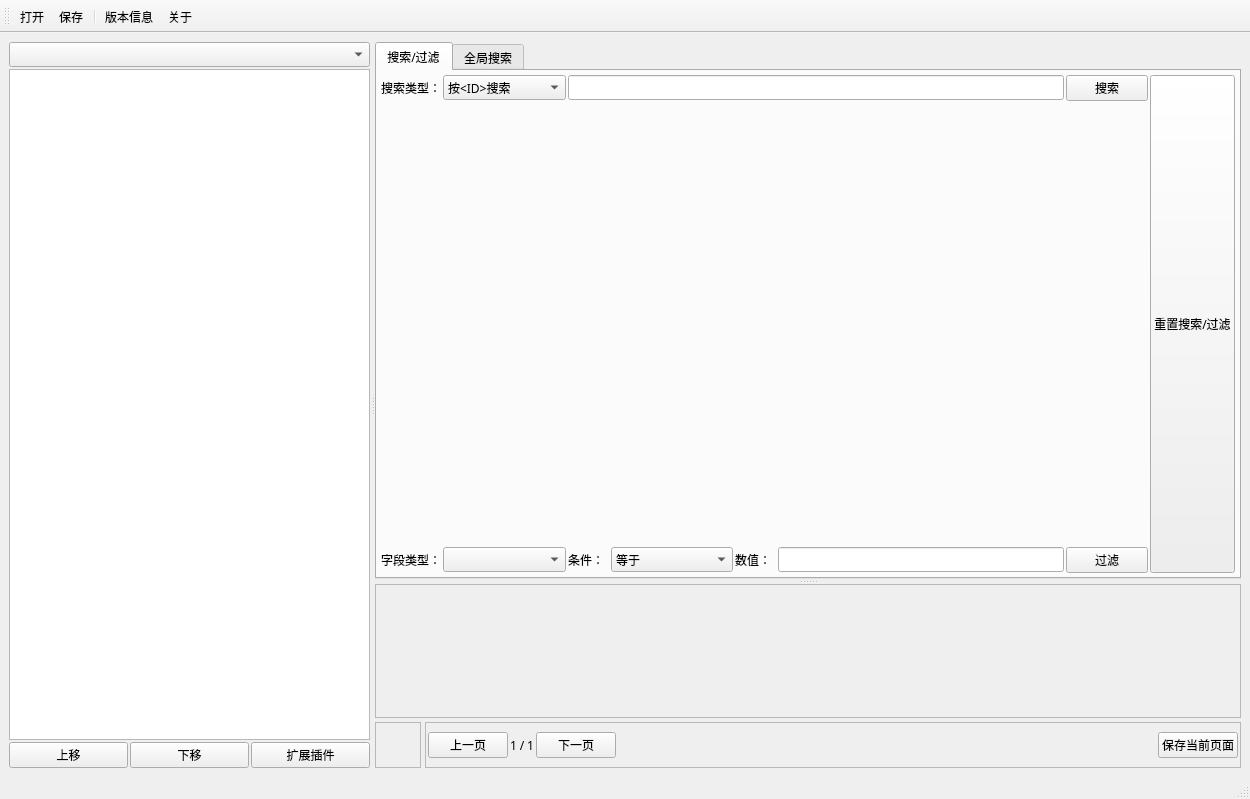
<?xml version="1.0" encoding="UTF-8"?>
<ui version="4.0">
 <class>MainWindow</class>
 <widget class="QMainWindow" name="MainWindow">
  <property name="geometry">
   <rect>
    <x>0</x>
    <y>0</y>
    <width>1250</width>
    <height>799</height>
   </rect>
  </property>
  <property name="font">
   <font>
    <family>微软雅黑</family>
    <pointsize>9</pointsize>
   </font>
  </property>
  <property name="windowTitle">
   <string>MainWindow</string>
  </property>
  <widget class="QWidget" name="centralwidget">
   <layout class="QVBoxLayout" name="verticalLayout_4">
    <item>
     <widget class="QSplitter" name="m_splitter_x">
      <property name="orientation">
       <enum>Qt::Horizontal</enum>
      </property>
      <property name="handleWidth">
       <number>5</number>
      </property>
      <widget class="QWidget" name="verticalLayoutWidget">
       <layout class="QGridLayout" name="gridLayout_2">
        <property name="spacing">
         <number>2</number>
        </property>
        <item row="3" column="0">
         <widget class="QPushButton" name="m_But_CopyAdd">
          <property name="toolTip">
           <string>复制增加，支持勾选多行增加</string>
          </property>
          <property name="text">
           <string>上移</string>
          </property>
         </widget>
        </item>
        <item row="3" column="2">
         <widget class="QPushButton" name="m_But_Tool">
          <property name="text">
           <string>扩展插件</string>
          </property>
         </widget>
        </item>
        <item row="2" column="0" colspan="3">
         <widget class="QTableView" name="m_TabVw_HugeSectionData"/>
        </item>
        <item row="0" column="0" colspan="3">
         <widget class="QComboBox" name="m_ComBox_HugeSectionName">
          <property name="maxVisibleItems">
           <number>35</number>
          </property>
         </widget>
        </item>
        <item row="3" column="1">
         <widget class="QPushButton" name="m_But_PitchCopyAdd">
          <property name="text">
           <string>下移</string>
          </property>
         </widget>
        </item>
       </layout>
      </widget>
      <widget class="QWidget" name="verticalLayoutWidget_2">
       <layout class="QGridLayout" name="gridLayout_4" rowstretch="95,5" columnstretch="5,95">
        <property name="spacing">
         <number>4</number>
        </property>
        <item row="1" column="1">
         <widget class="QScrollArea" name="scrollArea_2">
          <property name="maximumSize">
           <size>
            <width>16777215</width>
            <height>46</height>
           </size>
          </property>
          <property name="verticalScrollBarPolicy">
           <enum>Qt::ScrollBarAlwaysOff</enum>
          </property>
          <property name="horizontalScrollBarPolicy">
           <enum>Qt::ScrollBarAlwaysOff</enum>
          </property>
          <property name="widgetResizable">
           <bool>true</bool>
          </property>
          <widget class="QWidget" name="scrollAreaWidgetContents_2">
           <property name="geometry">
            <rect>
             <x>0</x>
             <y>0</y>
             <width>820</width>
             <height>44</height>
            </rect>
           </property>
           <layout class="QGridLayout" name="gridLayout_5">
            <property name="leftMargin">
             <number>2</number>
            </property>
            <property name="topMargin">
             <number>2</number>
            </property>
            <property name="rightMargin">
             <number>2</number>
            </property>
            <property name="bottomMargin">
             <number>2</number>
            </property>
            <property name="horizontalSpacing">
             <number>2</number>
            </property>
            <property name="verticalSpacing">
             <number>0</number>
            </property>
            <item row="0" column="0">
             <widget class="QPushButton" name="m_But_UpPage">
              <property name="minimumSize">
               <size>
                <width>27</width>
                <height>0</height>
               </size>
              </property>
              <property name="text">
               <string>上一页</string>
              </property>
             </widget>
            </item>
            <item row="0" column="7">
             <widget class="QPushButton" name="pushButton">
              <property name="minimumSize">
               <size>
                <width>27</width>
                <height>0</height>
               </size>
              </property>
              <property name="text">
               <string>保存当前页面</string>
              </property>
             </widget>
            </item>
            <item row="0" column="2">
             <widget class="QLabel" name="label_2">
              <property name="text">
               <string>/</string>
              </property>
              <property name="alignment">
               <set>Qt::AlignCenter</set>
              </property>
             </widget>
            </item>
            <item row="0" column="5">
             <spacer name="horizontalSpacer">
              <property name="orientation">
               <enum>Qt::Horizontal</enum>
              </property>
              <property name="sizeHint" stdset="0">
               <size>
                <width>40</width>
                <height>20</height>
               </size>
              </property>
             </spacer>
            </item>
            <item row="0" column="1">
             <widget class="QLabel" name="m_Label_MinPage">
              <property name="text">
               <string>1</string>
              </property>
              <property name="alignment">
               <set>Qt::AlignCenter</set>
              </property>
             </widget>
            </item>
            <item row="0" column="3">
             <widget class="QLabel" name="m_Label_MaxPage">
              <property name="text">
               <string>1</string>
              </property>
              <property name="alignment">
               <set>Qt::AlignCenter</set>
              </property>
             </widget>
            </item>
            <item row="0" column="4">
             <widget class="QPushButton" name="m_But_NextPage">
              <property name="minimumSize">
               <size>
                <width>0</width>
                <height>0</height>
               </size>
              </property>
              <property name="text">
               <string>下一页</string>
              </property>
             </widget>
            </item>
           </layout>
          </widget>
         </widget>
        </item>
        <item row="0" column="0" colspan="2">
         <widget class="QSplitter" name="m_splitter_z">
          <property name="sizePolicy">
           <sizepolicy hsizetype="Preferred" vsizetype="Preferred">
            <horstretch>0</horstretch>
            <verstretch>0</verstretch>
           </sizepolicy>
          </property>
          <property name="frameShape">
           <enum>QFrame::NoFrame</enum>
          </property>
          <property name="frameShadow">
           <enum>QFrame::Plain</enum>
          </property>
          <property name="lineWidth">
           <number>2</number>
          </property>
          <property name="orientation">
           <enum>Qt::Vertical</enum>
          </property>
          <property name="handleWidth">
           <number>5</number>
          </property>
          <property name="childrenCollapsible">
           <bool>true</bool>
          </property>
          <widget class="QWidget" name="verticalLayoutWidget_3">
           <layout class="QVBoxLayout" name="verticalLayout_3">
            <item>
             <widget class="QTabWidget" name="tabWidget">
              <property name="sizePolicy">
               <sizepolicy hsizetype="Preferred" vsizetype="Preferred">
                <horstretch>0</horstretch>
                <verstretch>0</verstretch>
               </sizepolicy>
              </property>
              <property name="maximumSize">
               <size>
                <width>16777215</width>
                <height>16777215</height>
               </size>
              </property>
              <property name="currentIndex">
               <number>0</number>
              </property>
              <widget class="QWidget" name="tab_1">
               <property name="sizePolicy">
                <sizepolicy hsizetype="Preferred" vsizetype="Preferred">
                 <horstretch>0</horstretch>
                 <verstretch>0</verstretch>
                </sizepolicy>
               </property>
               <property name="maximumSize">
                <size>
                 <width>16777215</width>
                 <height>16777215</height>
                </size>
               </property>
               <attribute name="title">
                <string>搜索/过滤</string>
               </attribute>
               <layout class="QVBoxLayout" name="verticalLayout_6">
                <property name="spacing">
                 <number>4</number>
                </property>
                <property name="leftMargin">
                 <number>4</number>
                </property>
                <property name="topMargin">
                 <number>4</number>
                </property>
                <property name="rightMargin">
                 <number>4</number>
                </property>
                <property name="bottomMargin">
                 <number>4</number>
                </property>
                <item>
                 <layout class="QGridLayout" name="gridLayout_3" columnstretch="5,15,5,15,5,35,10,10">
                  <property name="spacing">
                   <number>2</number>
                  </property>
                  <item row="0" column="0">
                   <widget class="QLabel" name="label">
                    <property name="text">
                     <string>搜索类型：</string>
                    </property>
                   </widget>
                  </item>
                  <item row="2" column="6">
                   <widget class="QPushButton" name="m_But_Filter">
                    <property name="text">
                     <string>过滤</string>
                    </property>
                   </widget>
                  </item>
                  <item row="2" column="4">
                   <widget class="QLabel" name="label_5">
                    <property name="text">
                     <string>数值：</string>
                    </property>
                   </widget>
                  </item>
                  <item row="0" column="2" colspan="4">
                   <widget class="QLineEdit" name="m_Edit_Search_Contents"/>
                  </item>
                  <item row="2" column="2">
                   <widget class="QLabel" name="label_4">
                    <property name="text">
                     <string>条件：</string>
                    </property>
                   </widget>
                  </item>
                  <item row="2" column="3">
                   <widget class="QComboBox" name="m_ComBo_Filter_Condition">
                    <item>
                     <property name="text">
                      <string>等于</string>
                     </property>
                    </item>
                    <item>
                     <property name="text">
                      <string>大于</string>
                     </property>
                    </item>
                    <item>
                     <property name="text">
                      <string>小于</string>
                     </property>
                    </item>
                    <item>
                     <property name="text">
                      <string>大于等于</string>
                     </property>
                    </item>
                    <item>
                     <property name="text">
                      <string>小于等于</string>
                     </property>
                    </item>
                    <item>
                     <property name="text">
                      <string>包含</string>
                     </property>
                    </item>
                   </widget>
                  </item>
                  <item row="0" column="6">
                   <widget class="QPushButton" name="m_But_Search">
                    <property name="text">
                     <string>搜索</string>
                    </property>
                   </widget>
                  </item>
                  <item row="2" column="5">
                   <widget class="QLineEdit" name="m_Edit_Filter_Contents"/>
                  </item>
                  <item row="2" column="1">
                   <widget class="QComboBox" name="m_ComBo_Filter_Type"/>
                  </item>
                  <item row="0" column="7" rowspan="3">
                   <widget class="QPushButton" name="m_But_Search_Reset">
                    <property name="sizePolicy">
                     <sizepolicy hsizetype="Preferred" vsizetype="Preferred">
                      <horstretch>0</horstretch>
                      <verstretch>0</verstretch>
                     </sizepolicy>
                    </property>
                    <property name="minimumSize">
                     <size>
                      <width>0</width>
                      <height>0</height>
                     </size>
                    </property>
                    <property name="maximumSize">
                     <size>
                      <width>16777215</width>
                      <height>16777215</height>
                     </size>
                    </property>
                    <property name="text">
                     <string>重置搜索/过滤</string>
                    </property>
                   </widget>
                  </item>
                  <item row="0" column="1">
                   <widget class="QComboBox" name="m_ComBo_Search_Type">
                    <item>
                     <property name="text">
                      <string>按&lt;ID&gt;搜索</string>
                     </property>
                    </item>
                    <item>
                     <property name="text">
                      <string>按&lt;名称&gt;搜索</string>
                     </property>
                    </item>
                   </widget>
                  </item>
                  <item row="2" column="0">
                   <widget class="QLabel" name="label_3">
                    <property name="text">
                     <string>字段类型：</string>
                    </property>
                   </widget>
                  </item>
                 </layout>
                </item>
               </layout>
              </widget>
              <widget class="QWidget" name="tab_2">
               <property name="sizePolicy">
                <sizepolicy hsizetype="Ignored" vsizetype="Ignored">
                 <horstretch>0</horstretch>
                 <verstretch>0</verstretch>
                </sizepolicy>
               </property>
               <property name="maximumSize">
                <size>
                 <width>16777215</width>
                 <height>16777215</height>
                </size>
               </property>
               <attribute name="title">
                <string>全局搜索</string>
               </attribute>
               <layout class="QVBoxLayout" name="verticalLayout_5">
                <property name="spacing">
                 <number>4</number>
                </property>
                <property name="leftMargin">
                 <number>4</number>
                </property>
                <property name="topMargin">
                 <number>4</number>
                </property>
                <property name="rightMargin">
                 <number>4</number>
                </property>
                <property name="bottomMargin">
                 <number>4</number>
                </property>
                <item>
                 <layout class="QGridLayout" name="gridLayout">
                  <property name="spacing">
                   <number>2</number>
                  </property>
                  <item row="0" column="2">
                   <widget class="QLineEdit" name="m_Edit_Search_Contents_All"/>
                  </item>
                  <item row="0" column="3">
                   <widget class="QPushButton" name="m_But_Search_All">
                    <property name="text">
                     <string>全局搜索</string>
                    </property>
                   </widget>
                  </item>
                  <item row="0" column="1">
                   <widget class="QComboBox" name="m_ComBo_Search_Type_All">
                    <item>
                     <property name="text">
                      <string>按&lt;全局_ID&gt;搜索</string>
                     </property>
                    </item>
                    <item>
                     <property name="text">
                      <string>按&lt;全局_名称&gt;搜索</string>
                     </property>
                    </item>
                   </widget>
                  </item>
                  <item row="0" column="0">
                   <widget class="QLabel" name="label_6">
                    <property name="text">
                     <string>全局搜索类型：</string>
                    </property>
                   </widget>
                  </item>
                 </layout>
                </item>
                <item>
                 <widget class="QTableView" name="m_TabVw_Search_All"/>
                </item>
                <item>
                 <widget class="QLabel" name="label_7">
                  <property name="text">
                   <string>查询数量：</string>
                  </property>
                 </widget>
                </item>
               </layout>
              </widget>
             </widget>
            </item>
           </layout>
          </widget>
          <widget class="QScrollArea" name="scrollArea">
           <property name="widgetResizable">
            <bool>false</bool>
           </property>
           <widget class="QWidget" name="scrollAreaWidgetContents">
            <property name="geometry">
             <rect>
              <x>0</x>
              <y>0</y>
              <width>392</width>
              <height>69</height>
             </rect>
            </property>
           </widget>
          </widget>
         </widget>
        </item>
        <item row="1" column="0">
         <widget class="QScrollArea" name="scrollArea_3">
          <property name="maximumSize">
           <size>
            <width>46</width>
            <height>46</height>
           </size>
          </property>
          <property name="verticalScrollBarPolicy">
           <enum>Qt::ScrollBarAlwaysOff</enum>
          </property>
          <property name="horizontalScrollBarPolicy">
           <enum>Qt::ScrollBarAlwaysOff</enum>
          </property>
          <property name="widgetResizable">
           <bool>true</bool>
          </property>
          <widget class="QWidget" name="scrollAreaWidgetContents_3">
           <property name="geometry">
            <rect>
             <x>0</x>
             <y>0</y>
             <width>44</width>
             <height>44</height>
            </rect>
           </property>
           <layout class="QVBoxLayout" name="verticalLayout">
            <property name="spacing">
             <number>0</number>
            </property>
            <property name="leftMargin">
             <number>2</number>
            </property>
            <property name="topMargin">
             <number>2</number>
            </property>
            <property name="rightMargin">
             <number>2</number>
            </property>
            <property name="bottomMargin">
             <number>2</number>
            </property>
            <item>
             <widget class="QLabel" name="m_Label_Itemicon">
              <property name="maximumSize">
               <size>
                <width>16777215</width>
                <height>16777215</height>
               </size>
              </property>
              <property name="text">
               <string/>
              </property>
             </widget>
            </item>
           </layout>
          </widget>
         </widget>
        </item>
       </layout>
      </widget>
     </widget>
    </item>
   </layout>
  </widget>
  <widget class="QStatusBar" name="statusbar"/>
  <widget class="QToolBar" name="m_ToolBar_Main">
   <property name="windowTitle">
    <string>toolBar</string>
   </property>
   <property name="iconSize">
    <size>
     <width>20</width>
     <height>20</height>
    </size>
   </property>
   <property name="toolButtonStyle">
    <enum>Qt::ToolButtonIconOnly</enum>
   </property>
   <property name="floatable">
    <bool>false</bool>
   </property>
   <attribute name="toolBarArea">
    <enum>TopToolBarArea</enum>
   </attribute>
   <attribute name="toolBarBreak">
    <bool>false</bool>
   </attribute>
   <addaction name="action_Open"/>
   <addaction name="action_Save"/>
   <addaction name="separator"/>
   <addaction name="action_Ver"/>
   <addaction name="action_AboutMe"/>
  </widget>
  <action name="action_Open">
   <property name="enabled">
    <bool>true</bool>
   </property>
   <property name="icon">
    <iconset resource="mainwindow.qrc">
     <normaloff>:/build/Debug/interface/icon/ToolBar_open.png</normaloff>:/build/Debug/interface/icon/ToolBar_open.png</iconset>
   </property>
   <property name="text">
    <string>打开</string>
   </property>
   <property name="toolTip">
    <string>Open_Elements.data</string>
   </property>
   <property name="shortcut">
    <string>Ctrl+O</string>
   </property>
  </action>
  <action name="action_Save">
   <property name="icon">
    <iconset resource="mainwindow.qrc">
     <normaloff>:/build/Debug/interface/icon/ToolBar_Save.png</normaloff>:/build/Debug/interface/icon/ToolBar_Save.png</iconset>
   </property>
   <property name="text">
    <string>保存</string>
   </property>
   <property name="toolTip">
    <string>Save_Elements.data</string>
   </property>
   <property name="shortcut">
    <string>Ctrl+S</string>
   </property>
  </action>
  <action name="action_Ver">
   <property name="enabled">
    <bool>true</bool>
   </property>
   <property name="icon">
    <iconset resource="mainwindow.qrc">
     <normaloff>:/build/Debug/interface/icon/ToolBar_Ver.png</normaloff>:/build/Debug/interface/icon/ToolBar_Ver.png</iconset>
   </property>
   <property name="text">
    <string>版本信息</string>
   </property>
   <property name="toolTip">
    <string>Versions</string>
   </property>
   <property name="shortcutContext">
    <enum>Qt::WindowShortcut</enum>
   </property>
   <property name="priority">
    <enum>QAction::NormalPriority</enum>
   </property>
  </action>
  <action name="action_AboutMe">
   <property name="icon">
    <iconset resource="mainwindow.qrc">
     <normaloff>:/build/Debug/interface/icon/ToolBar_InRegardTo.png</normaloff>:/build/Debug/interface/icon/ToolBar_InRegardTo.png</iconset>
   </property>
   <property name="text">
    <string>关于</string>
   </property>
   <property name="toolTip">
    <string>AboutMe</string>
   </property>
  </action>
 </widget>
 <resources>
  <include location="mainwindow.qrc"/>
 </resources>
 <connections/>
</ui>
